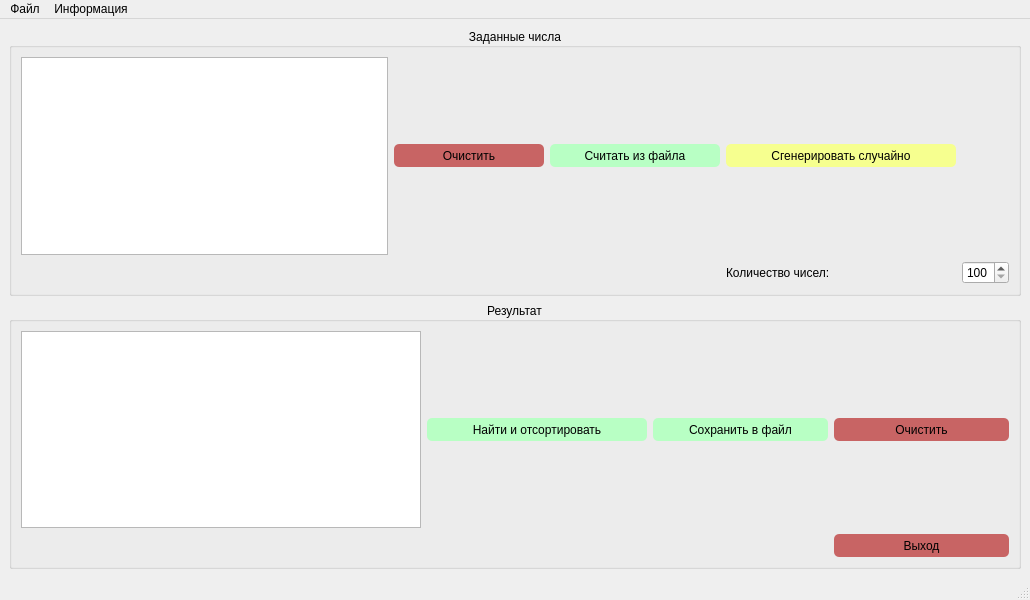
<?xml version="1.0" encoding="UTF-8"?>
<ui version="4.0">
 <class>MainWindow</class>
 <widget class="QMainWindow" name="MainWindow">
  <property name="geometry">
   <rect>
    <x>0</x>
    <y>0</y>
    <width>1030</width>
    <height>600</height>
   </rect>
  </property>
  <property name="minimumSize">
   <size>
    <width>1030</width>
    <height>0</height>
   </size>
  </property>
  <property name="windowTitle">
   <string>Билет 7</string>
  </property>
  <property name="styleSheet">
   <string notr="true">font: 14pt &quot;MS Shell Dlg 2&quot;;</string>
  </property>
  <widget class="QWidget" name="centralwidget">
   <layout class="QGridLayout" name="gridLayout_3">
    <item row="1" column="0">
     <widget class="QGroupBox" name="groupBox_2">
      <property name="title">
       <string>Результат</string>
      </property>
      <property name="alignment">
       <set>Qt::AlignCenter</set>
      </property>
      <layout class="QGridLayout" name="gridLayout_2">
       <item row="1" column="3">
        <widget class="QPushButton" name="pushButton_6">
         <property name="minimumSize">
          <size>
           <width>175</width>
           <height>23</height>
          </size>
         </property>
         <property name="styleSheet">
          <string notr="true">background-color: rgb(200, 100, 100);
border-radius: 5;</string>
         </property>
         <property name="text">
          <string>Выход</string>
         </property>
        </widget>
       </item>
       <item row="0" column="0">
        <widget class="QPlainTextEdit" name="plainTextEdit_2">
         <property name="readOnly">
          <bool>true</bool>
         </property>
        </widget>
       </item>
       <item row="0" column="1">
        <widget class="QPushButton" name="pushButton_7">
         <property name="minimumSize">
          <size>
           <width>220</width>
           <height>23</height>
          </size>
         </property>
         <property name="styleSheet">
          <string notr="true">background-color: rgb(184, 255, 196);
border-radius: 5;</string>
         </property>
         <property name="text">
          <string>Найти и отсортировать</string>
         </property>
        </widget>
       </item>
       <item row="0" column="2">
        <widget class="QPushButton" name="pushButton_4">
         <property name="minimumSize">
          <size>
           <width>175</width>
           <height>23</height>
          </size>
         </property>
         <property name="styleSheet">
          <string notr="true">background-color: rgb(184, 255, 196);
border-radius: 5;</string>
         </property>
         <property name="text">
          <string>Сохранить в файл</string>
         </property>
        </widget>
       </item>
       <item row="0" column="3">
        <widget class="QPushButton" name="pushButton_5">
         <property name="minimumSize">
          <size>
           <width>175</width>
           <height>23</height>
          </size>
         </property>
         <property name="styleSheet">
          <string notr="true">background-color: rgb(200, 100, 100);
border-radius: 5;</string>
         </property>
         <property name="text">
          <string>Очистить</string>
         </property>
        </widget>
       </item>
      </layout>
     </widget>
    </item>
    <item row="0" column="0">
     <widget class="QGroupBox" name="groupBox">
      <property name="title">
       <string>Заданные числа</string>
      </property>
      <property name="alignment">
       <set>Qt::AlignCenter</set>
      </property>
      <layout class="QGridLayout" name="gridLayout">
       <item row="1" column="4">
        <widget class="QSpinBox" name="spinBox">
         <property name="maximumSize">
          <size>
           <width>100</width>
           <height>16777215</height>
          </size>
         </property>
         <property name="minimum">
          <number>100</number>
         </property>
         <property name="maximum">
          <number>200</number>
         </property>
        </widget>
       </item>
       <item row="1" column="3">
        <widget class="QLabel" name="label">
         <property name="minimumSize">
          <size>
           <width>180</width>
           <height>0</height>
          </size>
         </property>
         <property name="maximumSize">
          <size>
           <width>100</width>
           <height>16777215</height>
          </size>
         </property>
         <property name="text">
          <string>Количество чисел:</string>
         </property>
        </widget>
       </item>
       <item row="0" column="2">
        <widget class="QPushButton" name="pushButton">
         <property name="minimumSize">
          <size>
           <width>170</width>
           <height>23</height>
          </size>
         </property>
         <property name="styleSheet">
          <string notr="true">background-color: rgb(184, 255, 196);
border-radius: 5;</string>
         </property>
         <property name="text">
          <string>Считать из файла</string>
         </property>
        </widget>
       </item>
       <item row="0" column="1">
        <widget class="QPushButton" name="pushButton_2">
         <property name="minimumSize">
          <size>
           <width>150</width>
           <height>23</height>
          </size>
         </property>
         <property name="styleSheet">
          <string notr="true">background-color: rgb(200, 100, 100);
border-radius: 5;</string>
         </property>
         <property name="text">
          <string>Очистить</string>
         </property>
        </widget>
       </item>
       <item row="0" column="3">
        <widget class="QPushButton" name="pushButton_3">
         <property name="minimumSize">
          <size>
           <width>230</width>
           <height>23</height>
          </size>
         </property>
         <property name="styleSheet">
          <string notr="true">background-color: rgb(246, 255, 143);
border-radius: 5;</string>
         </property>
         <property name="text">
          <string>Сгенерировать случайно</string>
         </property>
        </widget>
       </item>
       <item row="0" column="0">
        <widget class="QPlainTextEdit" name="plainTextEdit">
         <property name="readOnly">
          <bool>true</bool>
         </property>
        </widget>
       </item>
      </layout>
     </widget>
    </item>
   </layout>
  </widget>
  <widget class="QMenuBar" name="menubar">
   <property name="geometry">
    <rect>
     <x>0</x>
     <y>0</y>
     <width>1030</width>
     <height>29</height>
    </rect>
   </property>
   <widget class="QMenu" name="menu">
    <property name="title">
     <string>Файл</string>
    </property>
    <addaction name="action"/>
    <addaction name="action_2"/>
    <addaction name="action_3"/>
   </widget>
   <widget class="QMenu" name="menu_2">
    <property name="title">
     <string>Информация</string>
    </property>
    <addaction name="action_4"/>
    <addaction name="action_5"/>
   </widget>
   <addaction name="menu"/>
   <addaction name="menu_2"/>
  </widget>
  <widget class="QStatusBar" name="statusbar"/>
  <action name="action">
   <property name="text">
    <string>Открыть</string>
   </property>
  </action>
  <action name="action_2">
   <property name="text">
    <string>Сохранить</string>
   </property>
  </action>
  <action name="action_3">
   <property name="text">
    <string>Выход</string>
   </property>
  </action>
  <action name="action_4">
   <property name="text">
    <string>Об авторе</string>
   </property>
  </action>
  <action name="action_5">
   <property name="text">
    <string>Инструкция</string>
   </property>
  </action>
 </widget>
 <resources/>
 <connections>
  <connection>
   <sender>pushButton_6</sender>
   <signal>clicked()</signal>
   <receiver>MainWindow</receiver>
   <slot>close()</slot>
   <hints>
    <hint type="sourcelabel">
     <x>564</x>
     <y>540</y>
    </hint>
    <hint type="destinationlabel">
     <x>577</x>
     <y>576</y>
    </hint>
   </hints>
  </connection>
  <connection>
   <sender>pushButton_5</sender>
   <signal>clicked()</signal>
   <receiver>plainTextEdit_2</receiver>
   <slot>clear()</slot>
   <hints>
    <hint type="sourcelabel">
     <x>457</x>
     <y>541</y>
    </hint>
    <hint type="destinationlabel">
     <x>451</x>
     <y>478</y>
    </hint>
   </hints>
  </connection>
  <connection>
   <sender>pushButton_2</sender>
   <signal>clicked()</signal>
   <receiver>plainTextEdit</receiver>
   <slot>clear()</slot>
   <hints>
    <hint type="sourcelabel">
     <x>403</x>
     <y>269</y>
    </hint>
    <hint type="destinationlabel">
     <x>401</x>
     <y>219</y>
    </hint>
   </hints>
  </connection>
 </connections>
</ui>
